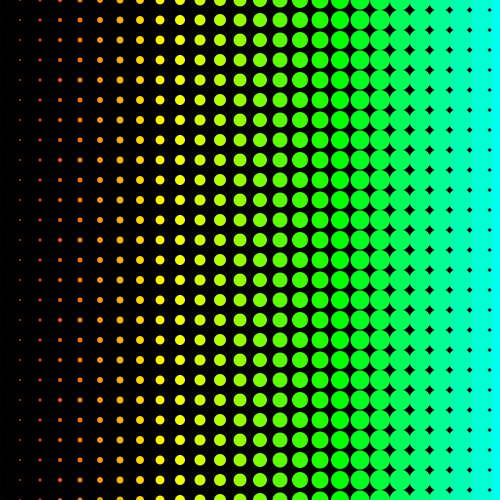
Frame 1 (no input)
Frame 60 (the mouse pressed at the canvas centre just before this capture): identical to frame 1, image omitted
Frame 120 (the mouse held since frame 60 and released just before this capture): identical to frame 1, image omitted

The Processing sketch that drew this single still picture (run headless with seeded random() and noise(); from frame 60 on, the mouse is pressed at the canvas centre):

// Processing sketch: processing_156651
// ── processing_156651.pde

void setup(){
  size(500,500);
  colorMode(HSB);
  noStroke();
}
 
void draw(){
  background(0);
  fill(0);
 
  //experimenting with the minus iterator 
  for (int j= height; j >= 0; j--) {
    for( int i= width; i >= 0; i--) {
      fill(i*5, 255, 255);
      ellipse(i*20,j*20,i+1,i+1);
    }
  }
}
